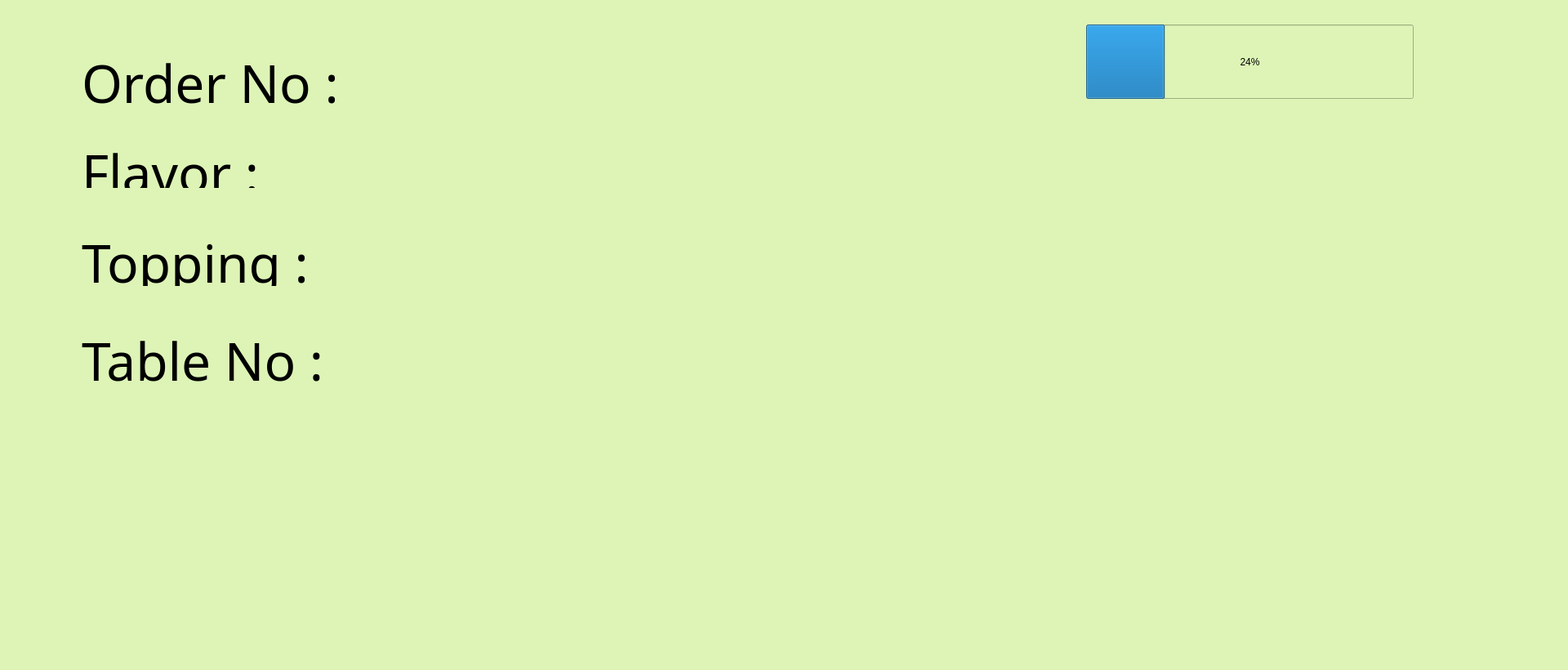
<?xml version="1.0" encoding="UTF-8"?>
<ui version="4.0">
 <class>MainWindow</class>
 <widget class="QMainWindow" name="MainWindow">
  <property name="geometry">
   <rect>
    <x>0</x>
    <y>0</y>
    <width>1920</width>
    <height>820</height>
   </rect>
  </property>
  <property name="windowTitle">
   <string>MainWindow</string>
  </property>
  <property name="styleSheet">
   <string notr="true">background-color: rgb(221, 244, 182);</string>
  </property>
  <widget class="QWidget" name="centralwidget">
   <widget class="QLabel" name="orderno">
    <property name="geometry">
     <rect>
      <x>100</x>
      <y>50</y>
      <width>861</width>
      <height>101</height>
     </rect>
    </property>
    <property name="font">
     <font>
      <family>Dyuthi</family>
      <pointsize>48</pointsize>
      <weight>50</weight>
      <italic>false</italic>
      <bold>false</bold>
      <underline>false</underline>
     </font>
    </property>
    <property name="text">
     <string>Order No :</string>
    </property>
   </widget>
   <widget class="QLabel" name="flavor">
    <property name="geometry">
     <rect>
      <x>100</x>
      <y>130</y>
      <width>811</width>
      <height>161</height>
     </rect>
    </property>
    <property name="font">
     <font>
      <family>Dyuthi</family>
      <pointsize>48</pointsize>
      <weight>50</weight>
      <italic>false</italic>
      <bold>false</bold>
      <underline>false</underline>
     </font>
    </property>
    <property name="text">
     <string>Flavor :</string>
    </property>
   </widget>
   <widget class="QLabel" name="topping">
    <property name="geometry">
     <rect>
      <x>100</x>
      <y>230</y>
      <width>891</width>
      <height>181</height>
     </rect>
    </property>
    <property name="font">
     <font>
      <family>Dyuthi</family>
      <pointsize>48</pointsize>
      <weight>50</weight>
      <italic>false</italic>
      <bold>false</bold>
      <underline>false</underline>
     </font>
    </property>
    <property name="text">
     <string>Topping :</string>
    </property>
   </widget>
   <widget class="QLabel" name="label">
    <property name="geometry">
     <rect>
      <x>0</x>
      <y>-40</y>
      <width>1920</width>
      <height>900</height>
     </rect>
    </property>
    <property name="styleSheet">
     <string notr="true">background-color: rgba(191, 64, 64, 0);
background:transparent;
image: url(:/icon/Screenshot from 2024-07-04 10-57-05.png);
background-position: bottom center; /* 바닥 중앙에서 시작 */</string>
    </property>
    <property name="text">
     <string/>
    </property>
   </widget>
   <widget class="QLabel" name="cup">
    <property name="geometry">
     <rect>
      <x>1200</x>
      <y>480</y>
      <width>421</width>
      <height>311</height>
     </rect>
    </property>
    <property name="font">
     <font>
      <family>Uroob</family>
      <pointsize>56</pointsize>
      <weight>75</weight>
      <bold>true</bold>
     </font>
    </property>
    <property name="styleSheet">
     <string notr="true">image: url(:/icon/Screenshot_from_2024-07-04_14-18-45-removebg-preview (1).png);
background-color: rgba(191, 64, 64, 0);</string>
    </property>
    <property name="text">
     <string/>
    </property>
   </widget>
   <widget class="QLabel" name="choco">
    <property name="geometry">
     <rect>
      <x>1090</x>
      <y>150</y>
      <width>631</width>
      <height>631</height>
     </rect>
    </property>
    <property name="font">
     <font>
      <family>Uroob</family>
      <pointsize>56</pointsize>
      <weight>75</weight>
      <bold>true</bold>
     </font>
    </property>
    <property name="styleSheet">
     <string notr="true">image: url(:/icon/Screenshot_from_2024-07-04_12-20-15-removebg-preview.png);
background-color: rgba(191, 64, 64, 0);</string>
    </property>
    <property name="text">
     <string/>
    </property>
   </widget>
   <widget class="QLabel" name="mint">
    <property name="geometry">
     <rect>
      <x>1090</x>
      <y>150</y>
      <width>631</width>
      <height>631</height>
     </rect>
    </property>
    <property name="font">
     <font>
      <family>Uroob</family>
      <pointsize>56</pointsize>
      <weight>75</weight>
      <bold>true</bold>
     </font>
    </property>
    <property name="styleSheet">
     <string notr="true">image: url(:/icon/Screenshot_from_2024-07-04_12-20-02-removebg-preview.png);
background-color: rgba(191, 64, 64, 0);</string>
    </property>
    <property name="text">
     <string/>
    </property>
   </widget>
   <widget class="QLabel" name="strawberry">
    <property name="geometry">
     <rect>
      <x>1170</x>
      <y>150</y>
      <width>470</width>
      <height>631</height>
     </rect>
    </property>
    <property name="font">
     <font>
      <family>Uroob</family>
      <pointsize>56</pointsize>
      <weight>75</weight>
      <bold>true</bold>
     </font>
    </property>
    <property name="styleSheet">
     <string notr="true">image: url(:/icon/Screenshot_from_2024-07-04_12-19-44-removebg-preview.png);
background-color: rgba(191, 64, 64, 0);
</string>
    </property>
    <property name="text">
     <string/>
    </property>
   </widget>
   <widget class="QLabel" name="oreotopping">
    <property name="geometry">
     <rect>
      <x>1180</x>
      <y>170</y>
      <width>461</width>
      <height>621</height>
     </rect>
    </property>
    <property name="font">
     <font>
      <family>Uroob</family>
      <pointsize>56</pointsize>
      <weight>75</weight>
      <bold>true</bold>
     </font>
    </property>
    <property name="styleSheet">
     <string notr="true">image: url(:/icon/Screenshot_from_2024-07-04_13-21-06-removebg-preview.png);
background-color: rgba(191, 64, 64, 0);</string>
    </property>
    <property name="text">
     <string/>
    </property>
   </widget>
   <widget class="QLabel" name="chocotopping">
    <property name="geometry">
     <rect>
      <x>1200</x>
      <y>120</y>
      <width>371</width>
      <height>651</height>
     </rect>
    </property>
    <property name="font">
     <font>
      <family>Uroob</family>
      <pointsize>56</pointsize>
      <weight>75</weight>
      <bold>true</bold>
     </font>
    </property>
    <property name="styleSheet">
     <string notr="true">background-color: rgba(191, 64, 64, 0);
image: url(:/icon/Screenshot_from_2024-07-04_13-20-28-removebg-preview.png);</string>
    </property>
    <property name="text">
     <string/>
    </property>
   </widget>
   <widget class="QLabel" name="cerialtopping">
    <property name="geometry">
     <rect>
      <x>1170</x>
      <y>210</y>
      <width>491</width>
      <height>521</height>
     </rect>
    </property>
    <property name="font">
     <font>
      <family>Uroob</family>
      <pointsize>56</pointsize>
      <weight>75</weight>
      <bold>true</bold>
     </font>
    </property>
    <property name="styleSheet">
     <string notr="true">image: url(:/icon/Screenshot_from_2024-07-04_13-20-51-removebg-preview.png);
background-color: rgba(191, 64, 64, 0);</string>
    </property>
    <property name="text">
     <string/>
    </property>
   </widget>
   <widget class="QLabel" name="turkey">
    <property name="geometry">
     <rect>
      <x>1270</x>
      <y>80</y>
      <width>271</width>
      <height>181</height>
     </rect>
    </property>
    <property name="font">
     <font>
      <family>Uroob</family>
      <pointsize>56</pointsize>
      <weight>75</weight>
      <bold>true</bold>
     </font>
    </property>
    <property name="styleSheet">
     <string notr="true">image: url(:/icon/free-icon-turkey-12694430.png);
background-color: rgba(191, 64, 64, 0);</string>
    </property>
    <property name="text">
     <string/>
    </property>
   </widget>
   <widget class="QLabel" name="ordercheck">
    <property name="geometry">
     <rect>
      <x>650</x>
      <y>460</y>
      <width>411</width>
      <height>331</height>
     </rect>
    </property>
    <property name="font">
     <font>
      <family>Dyuthi</family>
      <pointsize>50</pointsize>
      <weight>50</weight>
      <italic>false</italic>
      <bold>false</bold>
      <underline>false</underline>
     </font>
    </property>
    <property name="styleSheet">
     <string notr="true">background-color: rgba(191, 64, 64, 0);</string>
    </property>
    <property name="text">
     <string/>
    </property>
   </widget>
   <widget class="QLabel" name="tableno">
    <property name="geometry">
     <rect>
      <x>100</x>
      <y>350</y>
      <width>891</width>
      <height>181</height>
     </rect>
    </property>
    <property name="font">
     <font>
      <family>Dyuthi</family>
      <pointsize>48</pointsize>
      <weight>50</weight>
      <italic>false</italic>
      <bold>false</bold>
      <underline>false</underline>
     </font>
    </property>
    <property name="text">
     <string>Table No :</string>
    </property>
   </widget>
   <widget class="QProgressBar" name="bar">
    <property name="geometry">
     <rect>
      <x>1330</x>
      <y>30</y>
      <width>401</width>
      <height>91</height>
     </rect>
    </property>
    <property name="value">
     <number>24</number>
    </property>
   </widget>
   <zorder>label</zorder>
   <zorder>choco</zorder>
   <zorder>mint</zorder>
   <zorder>strawberry</zorder>
   <zorder>orderno</zorder>
   <zorder>flavor</zorder>
   <zorder>topping</zorder>
   <zorder>cup</zorder>
   <zorder>oreotopping</zorder>
   <zorder>chocotopping</zorder>
   <zorder>cerialtopping</zorder>
   <zorder>turkey</zorder>
   <zorder>ordercheck</zorder>
   <zorder>tableno</zorder>
   <zorder>bar</zorder>
  </widget>
  <widget class="QMenuBar" name="menubar">
   <property name="geometry">
    <rect>
     <x>0</x>
     <y>0</y>
     <width>1920</width>
     <height>22</height>
    </rect>
   </property>
  </widget>
  <widget class="QStatusBar" name="statusbar"/>
 </widget>
 <resources/>
 <connections/>
</ui>
